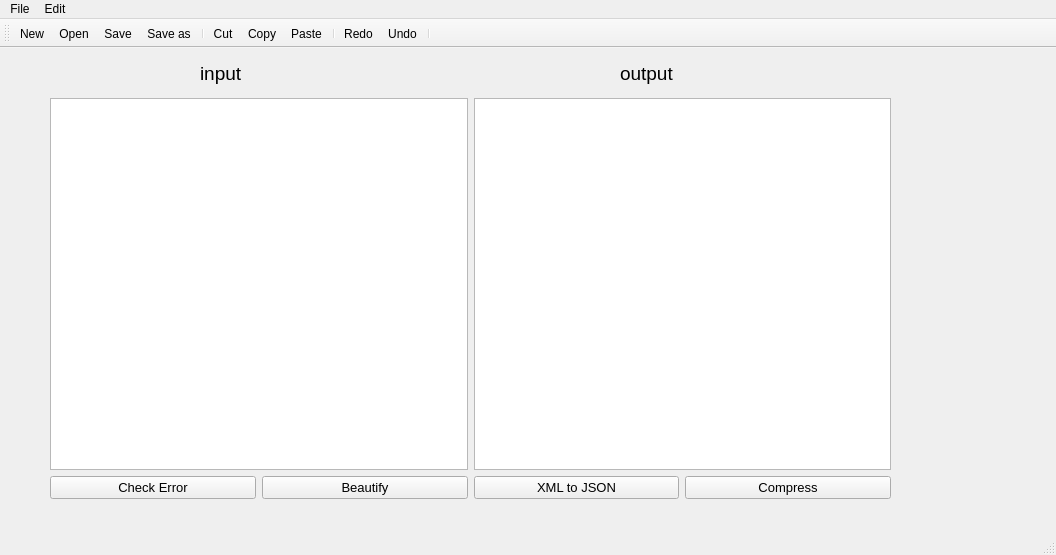
<?xml version="1.0" encoding="UTF-8"?>
<ui version="4.0">
 <class>MainWindow</class>
 <widget class="QMainWindow" name="MainWindow">
  <property name="geometry">
   <rect>
    <x>0</x>
    <y>0</y>
    <width>1056</width>
    <height>555</height>
   </rect>
  </property>
  <property name="windowTitle">
   <string>MainWindow</string>
  </property>
  <widget class="QWidget" name="centralwidget">
   <widget class="QLabel" name="label">
    <property name="geometry">
     <rect>
      <x>200</x>
      <y>10</y>
      <width>121</width>
      <height>31</height>
     </rect>
    </property>
    <property name="font">
     <font>
      <pointsize>14</pointsize>
     </font>
    </property>
    <property name="text">
     <string>input</string>
    </property>
   </widget>
   <widget class="QLabel" name="label_2">
    <property name="geometry">
     <rect>
      <x>620</x>
      <y>10</y>
      <width>91</width>
      <height>31</height>
     </rect>
    </property>
    <property name="font">
     <font>
      <pointsize>14</pointsize>
     </font>
    </property>
    <property name="text">
     <string>output</string>
    </property>
   </widget>
   <widget class="QWidget" name="">
    <property name="geometry">
     <rect>
      <x>50</x>
      <y>50</y>
      <width>841</width>
      <height>401</height>
     </rect>
    </property>
    <layout class="QVBoxLayout" name="verticalLayout">
     <item>
      <layout class="QHBoxLayout" name="horizontalLayout">
       <item>
        <widget class="QPlainTextEdit" name="plainTextEdit"/>
       </item>
       <item>
        <widget class="QPlainTextEdit" name="plainTextEdit_2"/>
       </item>
      </layout>
     </item>
     <item>
      <layout class="QHBoxLayout" name="horizontalLayout_2">
       <item>
        <widget class="QPushButton" name="checkError">
         <property name="font">
          <font>
           <pointsize>10</pointsize>
          </font>
         </property>
         <property name="text">
          <string>Check Error</string>
         </property>
        </widget>
       </item>
       <item>
        <widget class="QPushButton" name="beautifyButton">
         <property name="font">
          <font>
           <pointsize>10</pointsize>
          </font>
         </property>
         <property name="text">
          <string>Beautify</string>
         </property>
        </widget>
       </item>
       <item>
        <widget class="QPushButton" name="convert">
         <property name="font">
          <font>
           <pointsize>10</pointsize>
          </font>
         </property>
         <property name="text">
          <string>XML to JSON</string>
         </property>
        </widget>
       </item>
       <item>
        <widget class="QPushButton" name="compression">
         <property name="font">
          <font>
           <pointsize>10</pointsize>
          </font>
         </property>
         <property name="text">
          <string>Compress</string>
         </property>
        </widget>
       </item>
      </layout>
     </item>
    </layout>
   </widget>
  </widget>
  <widget class="QMenuBar" name="menubar">
   <property name="geometry">
    <rect>
     <x>0</x>
     <y>0</y>
     <width>1056</width>
     <height>26</height>
    </rect>
   </property>
   <widget class="QMenu" name="menuFile">
    <property name="title">
     <string>File</string>
    </property>
    <addaction name="actionNew"/>
    <addaction name="actionOpen"/>
    <addaction name="separator"/>
    <addaction name="actionSave"/>
    <addaction name="actionSave_as"/>
   </widget>
   <widget class="QMenu" name="menuEdit">
    <property name="title">
     <string>Edit</string>
    </property>
    <addaction name="actionCut"/>
    <addaction name="actionCopy"/>
    <addaction name="actionPaste"/>
    <addaction name="separator"/>
    <addaction name="actionRedo"/>
    <addaction name="actionUndo"/>
   </widget>
   <addaction name="menuFile"/>
   <addaction name="menuEdit"/>
  </widget>
  <widget class="QStatusBar" name="statusbar"/>
  <widget class="QToolBar" name="toolBar">
   <property name="windowTitle">
    <string>toolBar</string>
   </property>
   <attribute name="toolBarArea">
    <enum>TopToolBarArea</enum>
   </attribute>
   <attribute name="toolBarBreak">
    <bool>false</bool>
   </attribute>
   <addaction name="actionNew"/>
   <addaction name="actionOpen"/>
   <addaction name="actionSave"/>
   <addaction name="actionSave_as"/>
   <addaction name="separator"/>
   <addaction name="actionCut"/>
   <addaction name="actionCopy"/>
   <addaction name="actionPaste"/>
   <addaction name="separator"/>
   <addaction name="actionRedo"/>
   <addaction name="actionUndo"/>
   <addaction name="separator"/>
  </widget>
  <action name="actionNew">
   <property name="icon">
    <iconset resource="Resource.qrc">
     <normaloff>:/rec/img/new.png</normaloff>:/rec/img/new.png</iconset>
   </property>
   <property name="text">
    <string>New</string>
   </property>
  </action>
  <action name="actionOpen">
   <property name="icon">
    <iconset resource="Resource.qrc">
     <normaloff>:/rec/img/open.png</normaloff>:/rec/img/open.png</iconset>
   </property>
   <property name="text">
    <string>Open</string>
   </property>
  </action>
  <action name="actionSave">
   <property name="icon">
    <iconset resource="Resource.qrc">
     <normaloff>:/rec/img/save.png</normaloff>:/rec/img/save.png</iconset>
   </property>
   <property name="text">
    <string>Save</string>
   </property>
  </action>
  <action name="actionSave_as">
   <property name="icon">
    <iconset resource="Resource.qrc">
     <normaloff>:/rec/img/save as.png</normaloff>:/rec/img/save as.png</iconset>
   </property>
   <property name="text">
    <string>Save as</string>
   </property>
  </action>
  <action name="actionCut">
   <property name="icon">
    <iconset resource="Resource.qrc">
     <normaloff>:/rec/img/cut.png</normaloff>:/rec/img/cut.png</iconset>
   </property>
   <property name="text">
    <string>Cut</string>
   </property>
  </action>
  <action name="actionCopy">
   <property name="icon">
    <iconset resource="Resource.qrc">
     <normaloff>:/rec/img/copy.png</normaloff>:/rec/img/copy.png</iconset>
   </property>
   <property name="text">
    <string>Copy</string>
   </property>
  </action>
  <action name="actionPaste">
   <property name="icon">
    <iconset resource="Resource.qrc">
     <normaloff>:/rec/img/paste.png</normaloff>:/rec/img/paste.png</iconset>
   </property>
   <property name="text">
    <string>Paste</string>
   </property>
  </action>
  <action name="actionRedo">
   <property name="icon">
    <iconset resource="Resource.qrc">
     <normaloff>:/rec/img/redo.png</normaloff>:/rec/img/redo.png</iconset>
   </property>
   <property name="text">
    <string>Redo</string>
   </property>
  </action>
  <action name="actionUndo">
   <property name="icon">
    <iconset resource="Resource.qrc">
     <normaloff>:/rec/img/undo.png</normaloff>:/rec/img/undo.png</iconset>
   </property>
   <property name="text">
    <string>Undo</string>
   </property>
  </action>
 </widget>
 <resources>
  <include location="Resource.qrc"/>
 </resources>
 <connections/>
</ui>
